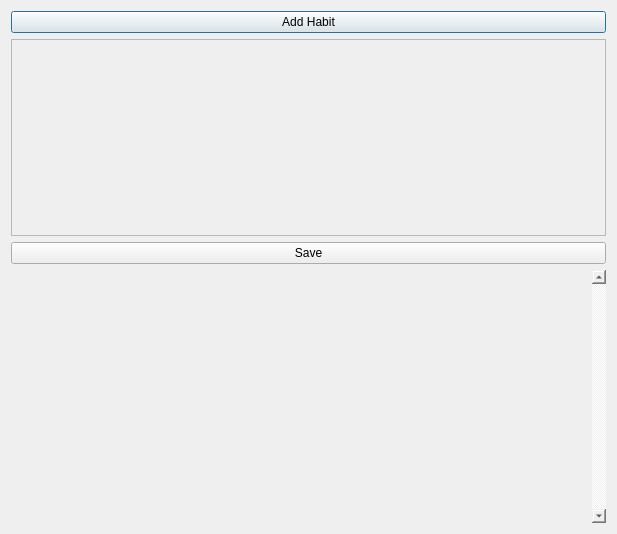
<?xml version="1.0" encoding="UTF-8"?>
<ui version="4.0">
 <class>All_Habits</class>
 <widget class="QDialog" name="All_Habits">
  <property name="geometry">
   <rect>
    <x>0</x>
    <y>0</y>
    <width>617</width>
    <height>534</height>
   </rect>
  </property>
  <property name="windowTitle">
   <string>All habits</string>
  </property>
  <layout class="QVBoxLayout" name="verticalLayout">
   <item>
    <layout class="QVBoxLayout" name="verticalLayout_3">
     <item>
      <widget class="QPushButton" name="add_habit_button">
       <property name="text">
        <string>Add Habit</string>
       </property>
      </widget>
     </item>
     <item>
      <widget class="QScrollArea" name="scroll_area">
       <property name="widgetResizable">
        <bool>true</bool>
       </property>
       <widget class="QWidget" name="scrollAreaWidgetContents">
        <property name="geometry">
         <rect>
          <x>0</x>
          <y>0</y>
          <width>589</width>
          <height>168</height>
         </rect>
        </property>
        <layout class="QHBoxLayout" name="horizontalLayout">
         <item>
          <layout class="QVBoxLayout" name="habits_cell_layout">
           <property name="sizeConstraint">
            <enum>QLayout::SetNoConstraint</enum>
           </property>
          </layout>
         </item>
        </layout>
       </widget>
      </widget>
     </item>
     <item>
      <widget class="QPushButton" name="save_habit_button">
       <property name="text">
        <string>Save</string>
       </property>
      </widget>
     </item>
    </layout>
   </item>
   <item>
    <widget class="QTextEdit" name="all_habits_label">
     <property name="enabled">
      <bool>true</bool>
     </property>
     <property name="acceptDrops">
      <bool>false</bool>
     </property>
     <property name="styleSheet">
      <string notr="true">background-color: rgb(239, 239, 239);</string>
     </property>
     <property name="frameShape">
      <enum>QFrame::NoFrame</enum>
     </property>
     <property name="frameShadow">
      <enum>QFrame::Plain</enum>
     </property>
     <property name="lineWidth">
      <number>0</number>
     </property>
     <property name="verticalScrollBarPolicy">
      <enum>Qt::ScrollBarAlwaysOn</enum>
     </property>
     <property name="horizontalScrollBarPolicy">
      <enum>Qt::ScrollBarAlwaysOff</enum>
     </property>
     <property name="undoRedoEnabled">
      <bool>false</bool>
     </property>
     <property name="textInteractionFlags">
      <set>Qt::NoTextInteraction</set>
     </property>
    </widget>
   </item>
  </layout>
 </widget>
 <resources/>
 <connections/>
</ui>
